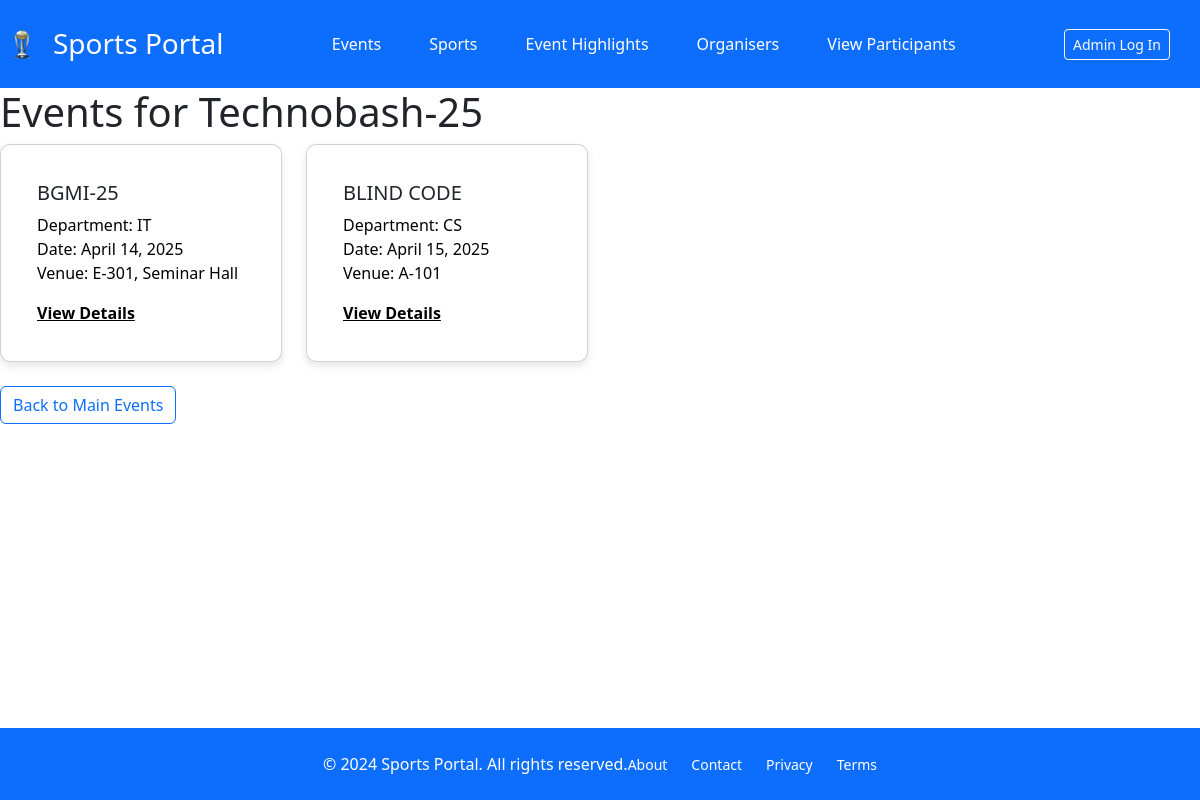
Page /events/main-event/1/ on the earlier database version.
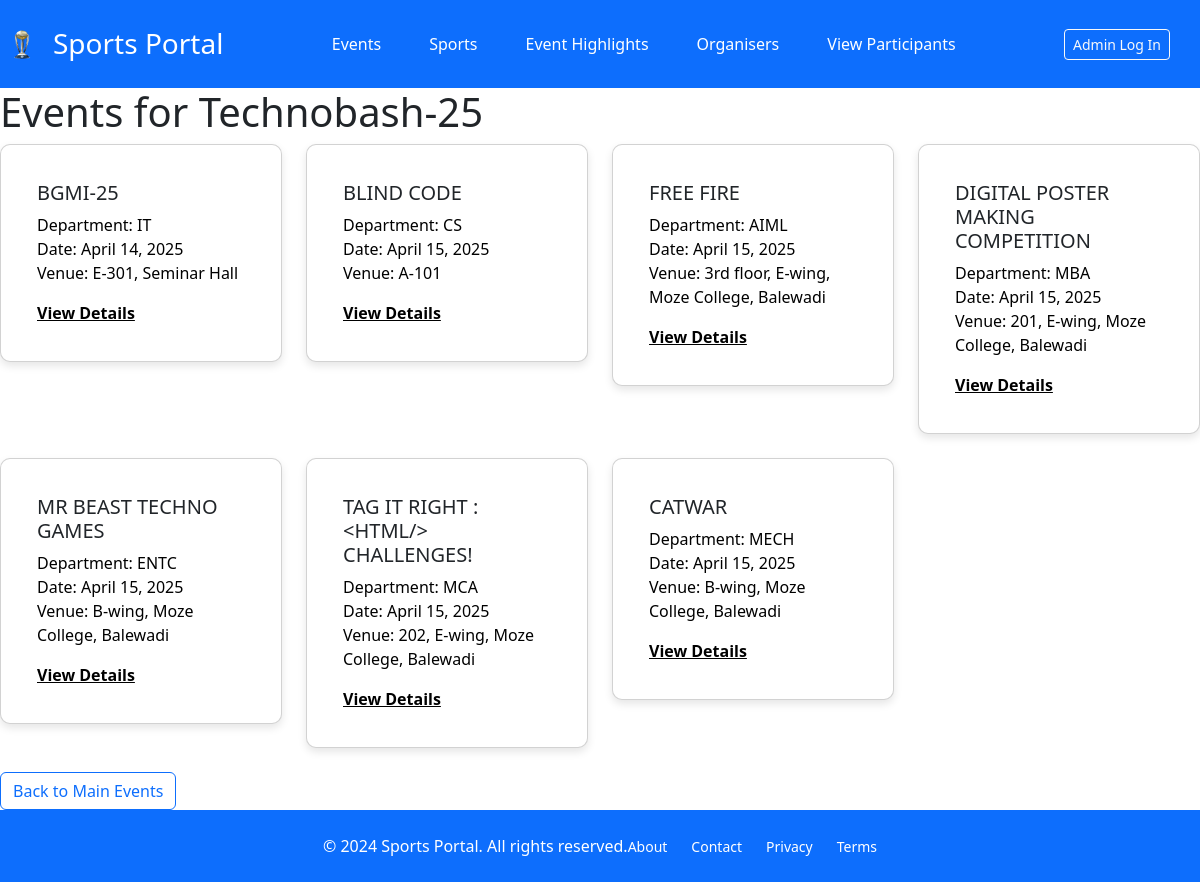
Same page on the later database version.
### events/models.py (models this page shows, shortened)
class SubEvent(models.Model):
    main_event = models.ForeignKey(MainEvent, on_delete=models.CASCADE, related_name='sub_events')  # Linked to MainEvent
    dept = models.CharField(max_length=50, default="")
    name = models.CharField(max_length=100)  # Sub-event name (e.g., Cricket, Coding Competition)
    description = models.TextField(blank=True, null=True)  # Optional description of the sub-event
    date = models.DateField()  # Date of the sub-event
    time = models.TimeField()  # Time of the sub-event
    venue = models.CharField(max_length=200)  # Venue location
    fees = models.DecimalField(max_digits=10, decimal_places=2, default=0.00)

### events/views.py (the view)
# urls.py: path('main-event/<int:pk>/', SubEventListView.as_view(), name='sub_event_list'),
class SubEventListView(DetailView):
    model = MainEvent
    template_name = 'sub_event_list.html'
    context_object_name = 'main_event'

### templates/sub_event_list.html
{% extends "base.html" %}
{% load static %}
{% block head %}
<link rel="stylesheet" href="{% static "css/events.css" %}">
{% endblock head %}
{% block body %}
    <h1>Events for {{ main_event.name }}</h1>
    <div class="row">
        {% for sub_event in main_event.sub_events.all %}
        <div class="col-xl-3 col-md-6 mb-4">
            <div class="card bg-gradient-info event-card">
                <div class="card-body">
                    <h5 class="card-title text-uppercase">{{ sub_event.name }}</h5>
                    <p class="text-black">
                        Department: {{sub_event.dept }}<br>
                        Date: {{ sub_event.date }}<br>
                        Venue: {{ sub_event.venue }}
                    </p>
                    <p class="mt-3 mb-0 text-sm">
                        <a href="{% url 'sub_event_detail' sub_event.id%}" class="text-black font-weight-bold">View Details</a>
                    </p>
                </div>
            </div>
        </div>
        {% endfor %}
    </div>
    <a href="{% url 'main_event_list' %}" class="btn btn-outline-primary">Back to Main Events</a>
    {% endblock body %}

Differences in the rows shown:
added SubEvent: name "FREE FIRE", dept "AIML", date "April 15, 2025", venue "3rd floor, E-wing, Moze College, Balewadi"
added SubEvent: name "DIGITAL POSTER MAKING COMPETITION", dept "MBA", date "April 15, 2025", venue "201, E-wing, Moze College, Balewadi"
added SubEvent: name "MR BEAST TECHNO GAMES", dept "ENTC", date "April 15, 2025", venue "B-wing, Moze College, Balewadi"
added SubEvent: name "TAG IT RIGHT : <HTML/> CHALLENGES!", dept "MCA", date "April 15, 2025", venue "202, E-wing, Moze College, Balewadi"
added SubEvent: name "CATWAR", dept "MECH", date "April 15, 2025", venue "B-wing, Moze College, Balewadi"
